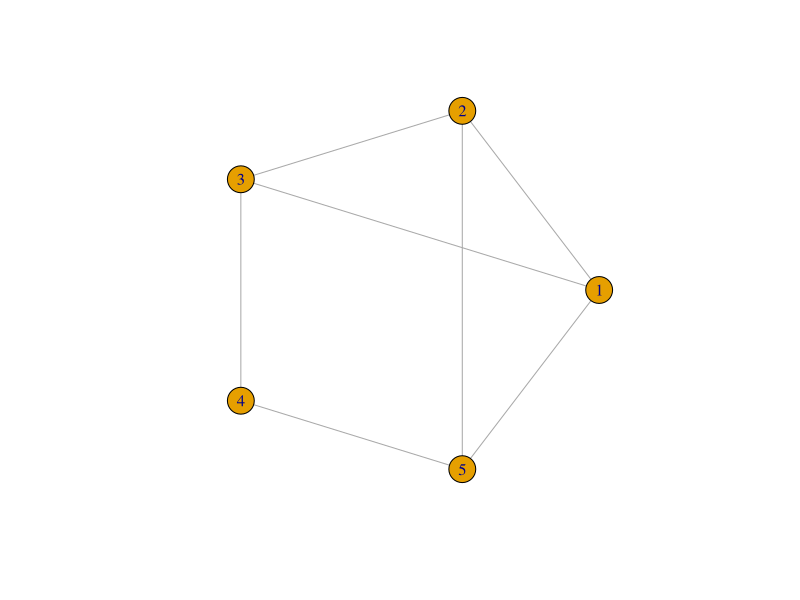
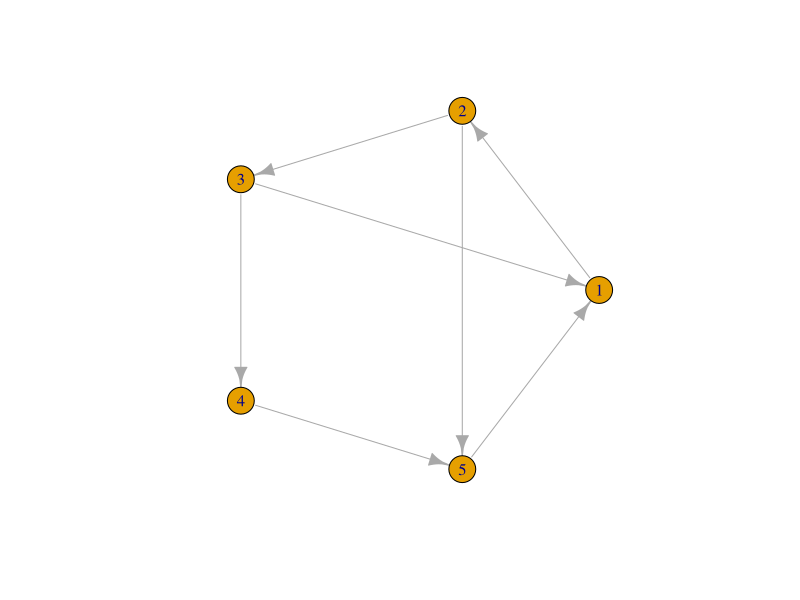
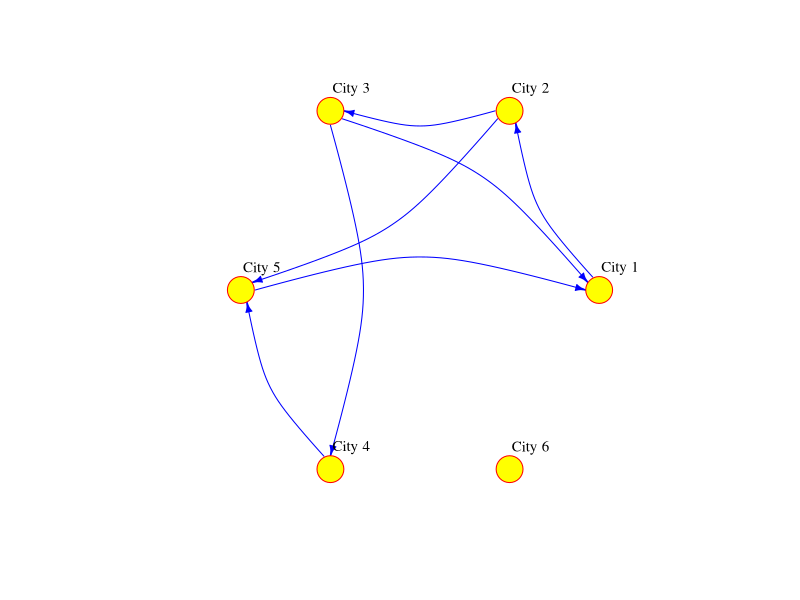
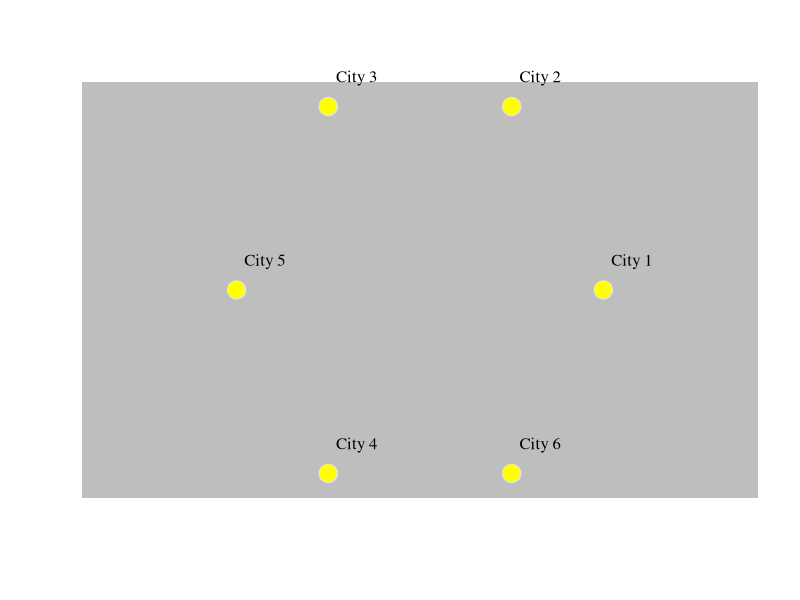
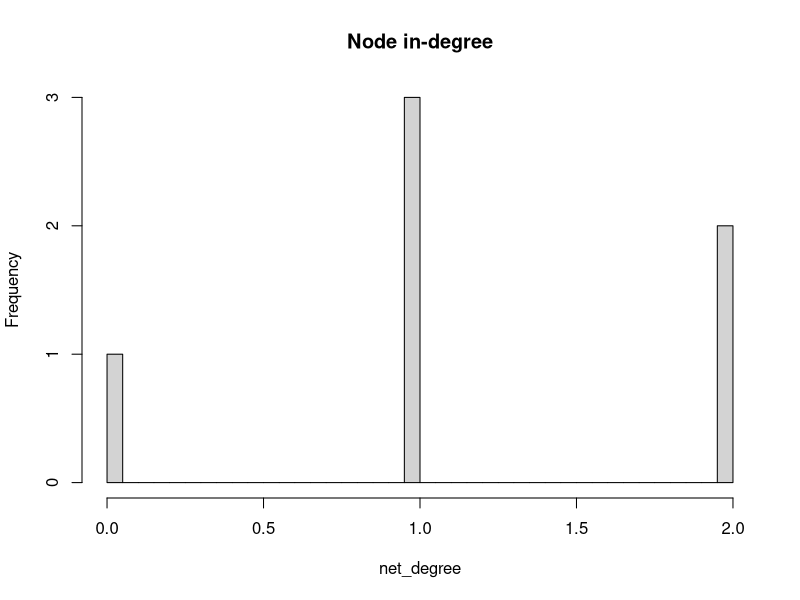

The R source for these figures, in order:
## ---- chunk 1
#| include = FALSE
rm(list=ls()) # clear working space
## ---- chunk 2
#| warning: false
#| message: false
#| 
# working with spatial data
library(sf)
# data manipulation and visualisation
library(tidyverse)
# network manipulation and analysis
library(igraph)
## ---- chunk 3
# create a graph object
network <- graph( 
  n = 5, # add number of nodes
  edges = c(1,2, 
            2,3, 
            2,5, 
            3,1, 
            3,4, 
            4,5, 
            5,1), # add edges
  directed = FALSE )

# plot
plot(network, 
     layout = layout.circle(network), # set layout
     vertex.label = 1:5)
## ---- chunk 4
# create a graph object
network <- graph( 
  n = 5, # add number of nodes
  edges = c(1,2, 
            2,3, 
            2,5, 
            3,1, 
            3,4, 
            4,5, 
            5,1), # add edges
  directed = TRUE )

# plot
plot(network, 
     layout = layout.circle(network), # set layout
     vertex.label = 1:5)
## ---- chunk 5
# create a graph object
network_isolated <- graph( 
  c("City 1","City 2", 
    "City 2","City 3", 
    "City 2","City 5", 
    "City 3","City 1", 
    "City 3","City 4", 
    "City 4","City 5", 
    "City 5","City 1"),
  isolates=c("City 6") # isolated node
  )

# plot
plot(network_isolated, 
      layout = layout.circle(network_isolated),
     vertex.frame.color="red",  
     vertex.label.color="black",
     vertex.label.cex=0.9, 
     vertex.label.dist=2.3, 
     edge.curved=0.3, 
     edge.arrow.size=.5, 
     edge.color = "blue", 
     vertex.color="yellow", 
     vertex.size=15) 
## ---- chunk 6
V(network_isolated)
## ---- chunk 7
V(network_isolated)$name
## ---- chunk 8
V(network_isolated)$population <- c(92000, 549000, 1786000, 74000, 8000, 21000)
## ---- chunk 9
E(network_isolated)
## ---- chunk 10
E(network_isolated)$weight <- c(2000, 5000, 1000, 1000, 4000, 3500, 7000)
## ---- chunk 11
network_isolated[]
## ---- chunk 12
vertex_attr(network_isolated)
## ---- chunk 13
network_isolated$title <- "Network of human mobility between cities"
## ---- chunk 14
plot(network_isolated,
     layout = layout.circle(network_isolated),
     # adjust nodes
     vertex.frame.color = "gray90",    # line colour
     vertex.label.color = "black",    # label colour 
     vertex.label.cex = 1,            # label font size
     vertex.label.dist = 3,           # label distance
     vertex.color = "yellow",         # colour 
     vertex.size=10,                  # size
     # adjust edges
     edge.curved=0.3,     # curvature
     edge.arrow.size=0.5,  # size
     edge.arrow.width=.5,
     edge.width=E(network_isolated)$weight,
     edge.color = "gray") # colour
## ---- chunk 15
edge_density(network_isolated, 
             loops=FALSE)
## ---- chunk 16
reciprocity(network_isolated)
## ---- chunk 17
# compute in-degree
net_degree <- degree(network_isolated, 
                     v=V(network_isolated), 
                     mode="in")

# display histogram of in-degree
hist(net_degree, 
     breaks = 30, 
     main = "Node in-degree")
